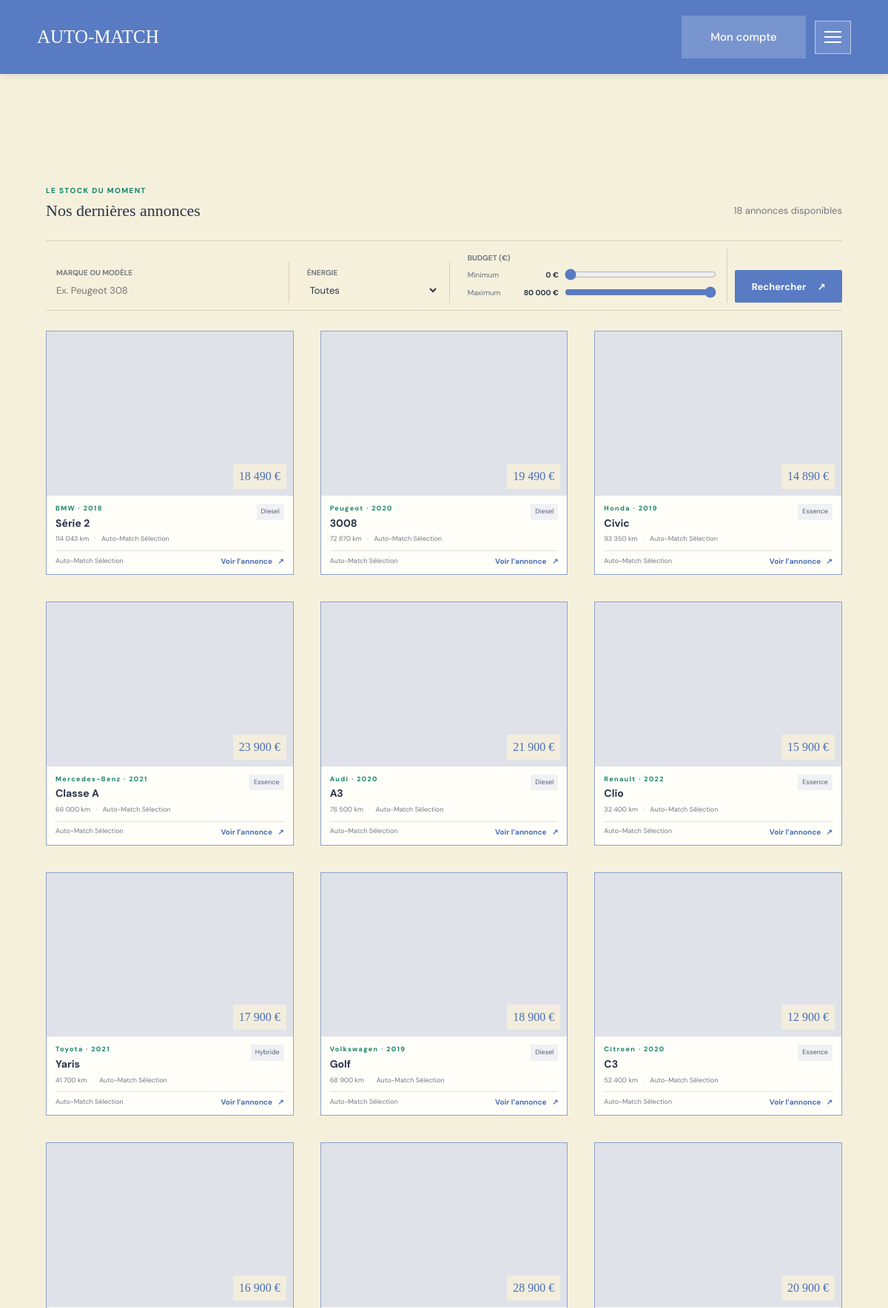
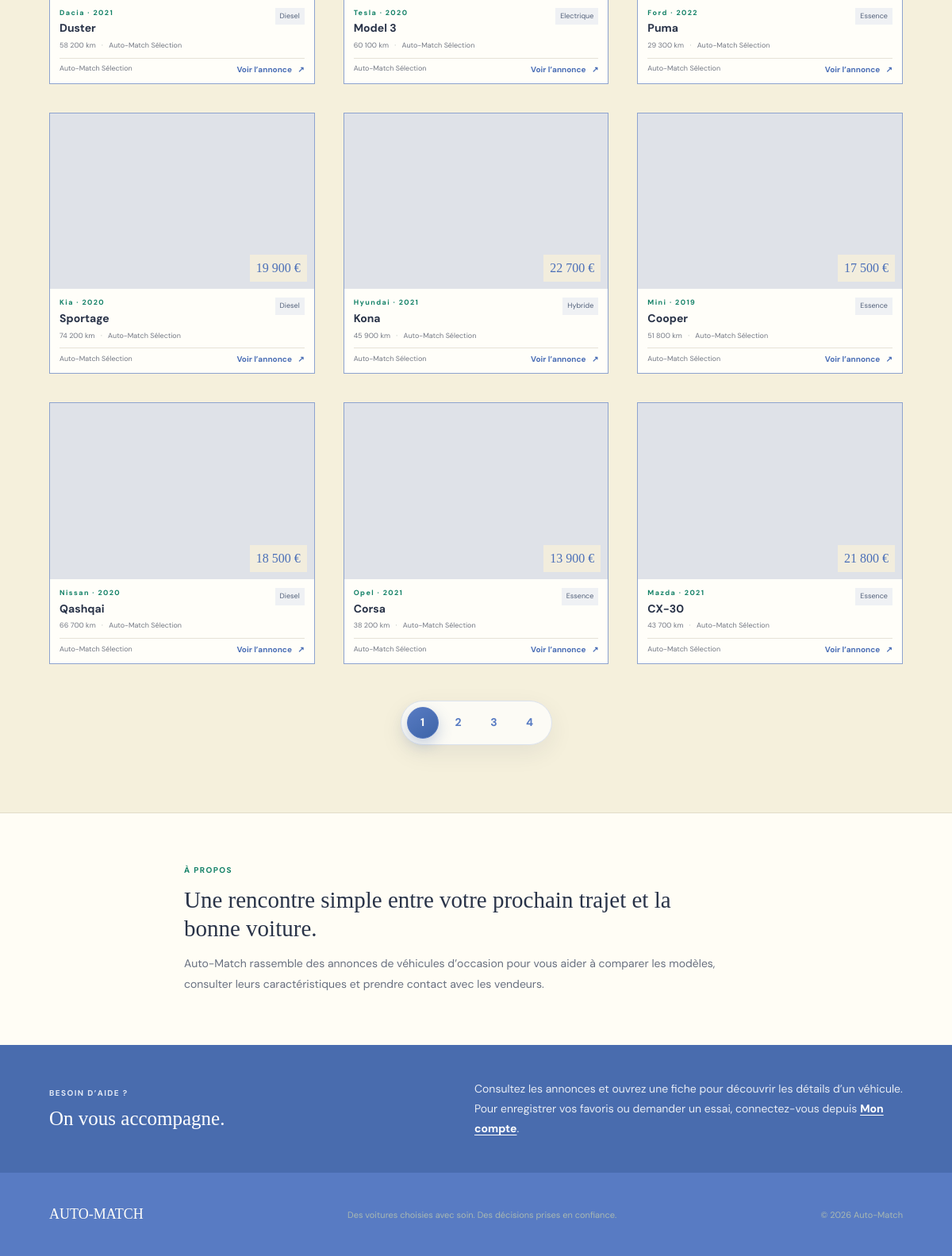
The page / on the database its author committed (2 pictures, top to bottom).
### tables this page shows
CREATE TABLE IF NOT EXISTS annonces (
    id INT NOT NULL AUTO_INCREMENT,
    voiture_id INT NOT NULL,
    vendeur_id INT NOT NULL,
    titre VARCHAR(180) NOT NULL,
    description TEXT NOT NULL,
    date_publication DATETIME NOT NULL DEFAULT CURRENT_TIMESTAMP,
    statut ENUM('en_attente', 'publiee', 'archivee', 'refusee') NOT NULL DEFAULT 'publiee',
    PRIMARY KEY (id),
    FOREIGN KEY (voiture_id) REFERENCES voitures(id) ON DELETE CASCADE,
    FOREIGN KEY (vendeur_id) REFERENCES utilisateurs(id) ON DELETE CASCADE
);

CREATE TABLE IF NOT EXISTS voitures (
    id INT NOT NULL AUTO_INCREMENT,
    marque VARCHAR(80) NOT NULL,
    modele VARCHAR(100) NOT NULL,
    annee SMALLINT NOT NULL,
    kilometrage INT NOT NULL DEFAULT 0,
    carburant VARCHAR(40) NOT NULL,
    prix DECIMAL(12, 2) NOT NULL,
    statut ENUM('disponible', 'reservee', 'vendue') NOT NULL DEFAULT 'disponible',
    image_url VARCHAR(500) DEFAULT NULL,
    PRIMARY KEY (id)
);

CREATE TABLE IF NOT EXISTS utilisateurs (
    id INT NOT NULL AUTO_INCREMENT,
    nom VARCHAR(100) NOT NULL,
    prenom VARCHAR(100) NOT NULL,
    email VARCHAR(190) NOT NULL UNIQUE,
    mot_de_passe VARCHAR(255) NOT NULL,
    telephone VARCHAR(30) DEFAULT NULL,
    role ENUM('client', 'vendeur', 'admin') NOT NULL DEFAULT 'client',
    adresse VARCHAR(255) DEFAULT NULL,
    nom_concession VARCHAR(150) DEFAULT NULL,
    niveau_acces VARCHAR(50) DEFAULT NULL,
    date_creation DATETIME NOT NULL DEFAULT CURRENT_TIMESTAMP,
    PRIMARY KEY (id)
);

### app/Core/View.php (called while the page is built, shortened)
<?php
class View
{
    public static function render(string $view, array $data = [], ?string $layout = null): void
    {
        extract($data);
        $viewFile = dirname(__DIR__) . '/Views/' . str_replace(['/', '\\'], DIRECTORY_SEPARATOR, $view) . '.php';
        require $viewFile;
    }
    public static function escape(mixed $value): string
    {
        return htmlspecialchars((string) $value, ENT_QUOTES, 'UTF-8');
    }
}

### app/Controllers/CatalogueController.php (called while the page is built, shortened)
<?php
class CatalogueController
{
    public function index(array $config): void
    {
        $filters = [
            'recherche' => trim($_GET['recherche'] ?? ''),
            'carburant' => trim($_GET['carburant'] ?? ''),
            'prix_min' => max(0, min(80000, (int) ($_GET['prix_min'] ?? 0))),
            'prix_max' => max(0, min(80000, (int) ($_GET['prix_max'] ?? 80000))),
        ];
        $databaseError = '';
        $perPage = 18;
        $page = max(1, (int) ($_GET['page'] ?? 1));
        try {
            $repository = new AdRepository(Database::connection($config));
            $totalAds = $repository->count($filters);
            $totalPages = max(1, (int) ceil($totalAds / $perPage));
            $page = min($page, $totalPages);
            $ads = $repository->search($filters, $perPage, ($page - 1) * $perPage);
        } catch (PDOException $exception) {
            $allAds = \DemoData::annonces($filters);
            $totalAds = count($allAds);
            $totalPages = max(1, (int) ceil($totalAds / $perPage));
            $page = min($page, $totalPages);
            $ads = array_slice($allAds, ($page - 1) * $perPage, $perPage);
            $databaseError = 'Mode aperçu : annonces de démonstration. Démarrez MySQL et importez database.sql pour utiliser les comptes et les demandes.';
        }
        View::render('catalogue/index', [
            'titlePage' => 'Voitures d’occasion',
            'filters' => $filters,
            'ads' => $ads,
            'databaseError' => $databaseError,
            'page' => $page,
            'totalPages' => $totalPages,
            'totalAds' => $totalAds,
        ]);
    }
}

### index.php (called while the page is built, shortened)
<?php
$config = require __DIR__ . '/config/database.php';
$controller = new CatalogueController();
$controller->index($config);

### app/Core/Autoloader.php (called while the page is built, shortened)
<?php
class Autoloader
{
    public static function register(): void
    {
        spl_autoload_register(function (string $class): void {
            $prefixes = [
                'App\\Core\\' => __DIR__ . '/',
                'App\\Controllers\\' => dirname(__DIR__) . '/Controllers/',
                'App\\Repositories\\' => dirname(__DIR__) . '/Repositories/',
            ];
            foreach ($prefixes as $prefix => $directory) {
                if (str_starts_with($class, $prefix)) {
                    $relative = substr($class, strlen($prefix));
                    $file = $directory . str_replace('\\', '/', $relative) . '.php';
                    return;
                }
            }
        });
    }
}

### app/Core/Database.php (called while the page is built, shortened)
<?php
class Database
{
    private static ?PDO $connection = null;
    public static function connection(array $config): PDO
    {
        if (self::$connection === null) {
            self::$connection = new PDO(
                'mysql:host=' . $config['host'] . ';dbname=' . $config['database'] . ';charset=utf8mb4',
                $config['username'],
                $config['password'],
                [
                    PDO::ATTR_ERRMODE => PDO::ERRMODE_EXCEPTION,
                    PDO::ATTR_DEFAULT_FETCH_MODE => PDO::FETCH_ASSOC,
                    PDO::ATTR_EMULATE_PREPARES => false,
                ]
            );
        }
        return self::$connection;
    }
}

### app/Repositories/AdRepository.php (called while the page is built, shortened)
<?php
class AdRepository
{
    private function addSearchFilters(array $filters, string &$sql, array &$parameters): void
    {
        if (isset($filters['prix_max'])) {
            $sql .= ' AND v.prix <= :prix_max';
            $parameters['prix_max'] = (float) $filters['prix_max'];
        }
    }
    public function count(array $filters = []): int
    {
        $sql = "SELECT COUNT(*)
                FROM annonces a
                JOIN voitures v ON v.id = a.voiture_id
                JOIN utilisateurs u ON u.id = a.vendeur_id
                WHERE a.statut = 'publiee' AND v.statut = 'disponible'";
        $parameters = [];
        $this->addSearchFilters($filters, $sql, $parameters);
        $statement = $this->database->prepare($sql);
        $statement->execute($parameters);
        return (int) $statement->fetchColumn();
    }
    public function search(array $filters = [], int $limit = 18, int $offset = 0): array
    {
        $sql = "SELECT a.id AS annonce_id, a.titre, a.description, a.date_publication,
                       v.*, u.nom_concession
                FROM annonces a
                JOIN voitures v ON v.id = a.voiture_id
                JOIN utilisateurs u ON u.id = a.vendeur_id
                WHERE a.statut = 'publiee' AND v.statut = 'disponible'";
        $parameters = [];
        $this->addSearchFilters($filters, $sql, $parameters);
        $sql .= ' ORDER BY a.date_publication DESC LIMIT :limit OFFSET :offset';
        $statement = $this->database->prepare($sql);
        foreach ($parameters as $name => $value) {
            $statement->bindValue(':' . $name, $value);
        }
        $statement->bindValue(':limit', $limit, PDO::PARAM_INT);
        $statement->bindValue(':offset', $offset, PDO::PARAM_INT);
        $statement->execute();
        return $statement->fetchAll();
    }
}

### app/Views/catalogue/index.php (the view, shortened to what this page needs)
<?php
require dirname(__DIR__, 3) . '/header.php';
?>
<div class="catalog-spacer" aria-hidden="true"></div>
<section class="search-section" id="annonces">
    <div class="container">
        <div class="section-heading">
            <div><p class="eyebrow eyebrow-dark">LE STOCK DU MOMENT</p><h2>Nos dernières annonces</h2></div>
            <p><?= count($ads) ?> annonce<?= count($ads) > 1 ? 's' : '' ?> disponible<?= count($ads) > 1 ? 's' : '' ?></p>
        </div>
        <form class="search-bar" method="GET" action="index.php">
            <label class="search-field"><span>Marque ou modèle</span><input type="search" name="recherche" value="<?= \App\Core\View::escape($filters['recherche']) ?>" placeholder="Ex. Peugeot 308"></label>
            <label class="search-field"><span>Énergie</span><select name="carburant"><option value="">Toutes</option>
            </select></label>
            <div class="budget-field">
                <span>Budget (€)</span>
                <label class="budget-control-row" for="prix_min"><span>Minimum <output id="prix_min_valeur"><?= number_format($filters['prix_min'], 0, ',', ' ') ?> €</output></span><input id="prix_min" type="range" name="prix_min" min="0" max="80000" step="500" value="<?= $filters['prix_min'] ?>"></label>
                <label class="budget-control-row" for="prix_max"><span>Maximum <output id="prix_max_valeur"><?= number_format($filters['prix_max'], 0, ',', ' ') ?> €</output></span><input id="prix_max" type="range" name="prix_max" min="0" max="80000" step="500" value="<?= $filters['prix_max'] ?>"></label>
            </div>
            <button class="button button-dark search-submit" type="submit">Rechercher <span aria-hidden="true">↗</span></button>
        </form>
        <?php if ($ads): ?>
            <div class="car-grid">
                <?php foreach ($ads as $ad): ?>
                    <article class="car-card">
                        <a class="car-image" href="annonce.php?id=<?= (int) $ad['annonce_id'] ?>" style="background-image:url('<?= \App\Core\View::escape($ad['image_url'] ?: 'https://images.unsplash.com/photo-1492144534655-ae79c964c9d7?auto=format&fit=crop&w=1200&q=85') ?>')"><span class="car-price-overlay"><?= number_format((float) $ad['prix'], 0, ',', ' ') ?> €</span></a>
                        <div class="car-card-body">
                            <div class="car-card-title"><div><p class="eyebrow eyebrow-dark"><?= \App\Core\View::escape($ad['marque']) ?> · <?= (int) $ad['annee'] ?></p><h3><?= \App\Core\View::escape($ad['modele']) ?></h3></div><span class="fuel-pill"><?= \App\Core\View::escape($ad['carburant']) ?></span></div>
                            <p class="car-meta"><?= number_format((int) $ad['kilometrage'], 0, ',', ' ') ?> km <span>·</span> <?= \App\Core\View::escape($ad['nom_concession'] ?: 'Vendeur particulier') ?></p>
                            <div class="car-card-bottom"><span><?= \App\Core\View::escape($ad['nom_concession'] ?: 'Vendeur particulier') ?></span><a href="annonce.php?id=<?= (int) $ad['annonce_id'] ?>">Voir l’annonce <span aria-hidden="true">↗</span></a></div>
                        </div>
                    </article>
                <?php endforeach; ?>
            </div>
        <?php else: ?><div class="empty-state"><span class="empty-icon">⌕</span><h3>Aucune annonce pour cette recherche</h3><p>Modifiez les filtres ou revenez bientôt.</p><a class="button button-outline" href="index.php">Réinitialiser la recherche</a></div><?php endif; ?>
        <?php if ($totalPages > 1):
            $paginationParams = array_filter([
                'recherche' => $filters['recherche'],
                'carburant' => $filters['carburant'],
                'prix_min' => $filters['prix_min'],
                'prix_max' => $filters['prix_max'],
            ], fn($value) => $value !== '' && $value !== 0 && $value !== 80000);
        ?>
            <nav class="pagination-nav" aria-label="Pagination des annonces">
                <div class="pagination-pages">
                    <?php for ($pageNumber = 1; $pageNumber <= $totalPages; $pageNumber++):
                        $pageParams = $paginationParams + ['page' => $pageNumber];
                    ?><a class="pagination-page <?= $pageNumber === $page ? 'is-current' : '' ?>" <?= $pageNumber === $page ? 'aria-current="page"' : '' ?> href="index.php?<?= http_build_query($pageParams) ?>"><?= $pageNumber ?></a><?php endfor; ?>
                </div>
            </nav>
        <?php endif; ?>
    </div>
</section>
<section class="info-section" id="apropos"><div class="container info-section-inner"><p class="eyebrow eyebrow-dark">À PROPOS</p><h2>Une rencontre simple entre votre prochain trajet et la bonne voiture.</h2><p>Auto-Match rassemble des annonces de véhicules d’occasion pour vous aider à comparer les modèles, consulter leurs caractéristiques et prendre contact avec les vendeurs.</p></div></section>
<section class="help-section" id="aide"><div class="container help-section-inner"><div><p class="eyebrow">BESOIN D’AIDE ?</p><h2>On vous accompagne.</h2></div><p>Consultez les annonces et ouvrez une fiche pour découvrir les détails d’un véhicule. Pour enregistrer vos favoris ou demander un essai, connectez-vous depuis <a href="connexion.php">Mon compte</a>.</p></div></section>
<?php require dirname(__DIR__, 3) . '/footer.php'; ?>

### header.php (shortened to what this page needs)
<?php
$utilisateurConnecte = isset($_SESSION['utilisateur']) ? $_SESSION['utilisateur'] : null;
?>
<!DOCTYPE html>
<html lang="fr">
<head>
    <link href="https://cdn.jsdelivr.net/npm/bootstrap@5.3.8/dist/css/bootstrap.min.css" rel="stylesheet">
    <link rel="stylesheet" href="style.css">
</head>
<body>
<header class="site-header">
    <nav class="navbar site-navbar container" aria-label="Navigation principale">
        <a class="navbar-brand brand" href="index.php">AUTO-MATCH</a>
        <div class="header-actions">
            <a class="account-button" href="<?= $utilisateurConnecte ? 'espace.php' : 'connexion.php' ?>">Mon compte</a>
        </div>
        <div class="dropdown navbar-menu">
            <button class="menu-button" type="button" data-bs-toggle="dropdown" aria-expanded="false" aria-label="Ouvrir le menu">
                <span></span><span></span><span></span>
            </button>
        </div>
    </nav>
</header>
<main>

### footer.php (shortened to what this page needs)
</main>
<footer class="site-footer">
    <div class="container footer-inner">
        <a class="brand brand-footer" href="index.php">AUTO-MATCH</a>
        <p>Des voitures choisies avec soin. Des décisions prises en confiance.</p>
        <span>© <?= date('Y') ?> Auto-Match</span>
    </div>
</footer>
</body>
</html>

### rows shown on the page
annonces: voiture.prix "18 490", voiture.marque "BMW", voiture.annee "2018", voiture.modele "Série 2", voiture.carburant "Diesel", voiture.kilometrage "114 043", vendeur.nom_concession "Auto-Match Sélection"
annonces: voiture.prix "19 490", voiture.marque "Peugeot", voiture.annee "2020", voiture.modele "3008", voiture.carburant "Diesel", voiture.kilometrage "72 870", vendeur.nom_concession "Auto-Match Sélection"
annonces: voiture.prix "14 890", voiture.marque "Honda", voiture.annee "2019", voiture.modele "Civic", voiture.carburant "Essence", voiture.kilometrage "93 350", vendeur.nom_concession "Auto-Match Sélection"
annonces: voiture.prix "23 900", voiture.marque "Mercedes-Benz", voiture.annee "2021", voiture.modele "Classe A", voiture.carburant "Essence", voiture.kilometrage "66 000", vendeur.nom_concession "Auto-Match Sélection"
annonces: voiture.prix "21 900", voiture.marque "Audi", voiture.annee "2020", voiture.modele "A3", voiture.carburant "Diesel", voiture.kilometrage "78 500", vendeur.nom_concession "Auto-Match Sélection"
annonces: voiture.prix "15 900", voiture.marque "Renault", voiture.annee "2022", voiture.modele "Clio", voiture.carburant "Essence", voiture.kilometrage "32 400", vendeur.nom_concession "Auto-Match Sélection"
annonces: voiture.prix "17 900", voiture.marque "Toyota", voiture.annee "2021", voiture.modele "Yaris", voiture.carburant "Hybride", voiture.kilometrage "41 700", vendeur.nom_concession "Auto-Match Sélection"
annonces: voiture.prix "18 900", voiture.marque "Volkswagen", voiture.annee "2019", voiture.modele "Golf", voiture.carburant "Diesel", voiture.kilometrage "68 900", vendeur.nom_concession "Auto-Match Sélection"
annonces: voiture.prix "12 900", voiture.marque "Citroen", voiture.annee "2020", voiture.modele "C3", voiture.carburant "Essence", voiture.kilometrage "52 400", vendeur.nom_concession "Auto-Match Sélection"
annonces: voiture.prix "16 900", voiture.marque "Dacia", voiture.annee "2021", voiture.modele "Duster", voiture.carburant "Diesel", voiture.kilometrage "58 200", vendeur.nom_concession "Auto-Match Sélection"
annonces: voiture.prix "28 900", voiture.marque "Tesla", voiture.annee "2020", voiture.modele "Model 3", voiture.carburant "Electrique", voiture.kilometrage "60 100", vendeur.nom_concession "Auto-Match Sélection"
annonces: voiture.prix "20 900", voiture.marque "Ford", voiture.annee "2022", voiture.modele "Puma", voiture.carburant "Essence", voiture.kilometrage "29 300", vendeur.nom_concession "Auto-Match Sélection"
annonces: voiture.prix "19 900", voiture.marque "Kia", voiture.annee "2020", voiture.modele "Sportage", voiture.carburant "Diesel", voiture.kilometrage "74 200", vendeur.nom_concession "Auto-Match Sélection"
annonces: voiture.prix "22 700", voiture.marque "Hyundai", voiture.annee "2021", voiture.modele "Kona", voiture.carburant "Hybride", voiture.kilometrage "45 900", vendeur.nom_concession "Auto-Match Sélection"
annonces: voiture.prix "17 500", voiture.marque "Mini", voiture.annee "2019", voiture.modele "Cooper", voiture.carburant "Essence", voiture.kilometrage "51 800", vendeur.nom_concession "Auto-Match Sélection"
annonces: voiture.prix "18 500", voiture.marque "Nissan", voiture.annee "2020", voiture.modele "Qashqai", voiture.carburant "Diesel", voiture.kilometrage "66 700", vendeur.nom_concession "Auto-Match Sélection"
annonces: voiture.prix "13 900", voiture.marque "Opel", voiture.annee "2021", voiture.modele "Corsa", voiture.carburant "Essence", voiture.kilometrage "38 200", vendeur.nom_concession "Auto-Match Sélection"
annonces: voiture.prix "21 800", voiture.marque "Mazda", voiture.annee "2021", voiture.modele "CX-30", voiture.carburant "Essence", voiture.kilometrage "43 700", vendeur.nom_concession "Auto-Match Sélection"

### other values the page prints
count($ads) "18"
$filters['prix_min'] "0"
$filters['prix_max'] "80 000"
